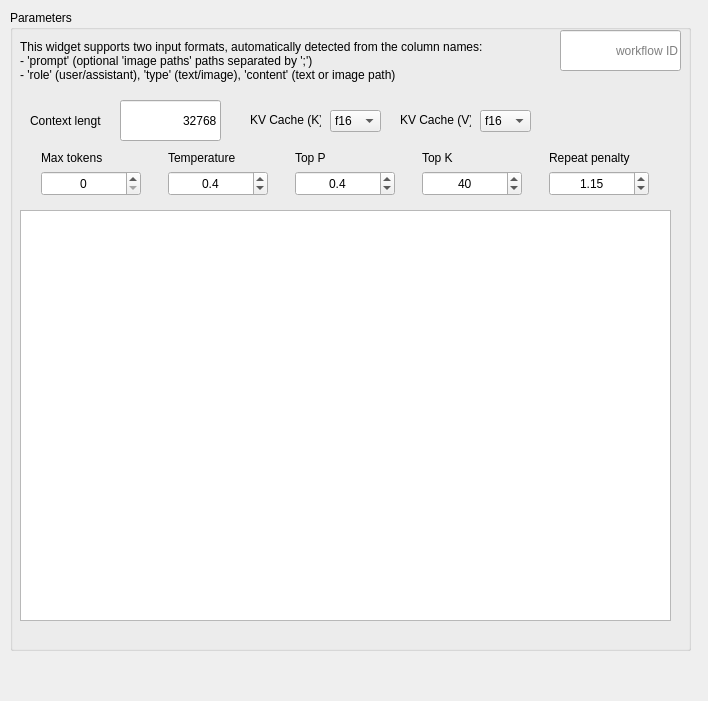
<?xml version="1.0" encoding="UTF-8"?>
<ui version="4.0">
 <class>Form</class>
 <widget class="QWidget" name="Form">
  <property name="geometry">
   <rect>
    <x>0</x>
    <y>0</y>
    <width>708</width>
    <height>701</height>
   </rect>
  </property>
  <property name="windowTitle">
   <string>Form</string>
  </property>
  <widget class="QGroupBox" name="groupBox">
   <property name="geometry">
    <rect>
     <x>10</x>
     <y>10</y>
     <width>681</width>
     <height>641</height>
    </rect>
   </property>
   <property name="title">
    <string>Parameters</string>
   </property>
   <widget class="QLabel" name="Description">
    <property name="geometry">
     <rect>
      <x>10</x>
      <y>20</y>
      <width>501</width>
      <height>61</height>
     </rect>
    </property>
    <property name="text">
     <string>This widget supports two input formats, automatically detected from the column names:
- 'prompt' (optional 'image paths' paths separated by ';')
- 'role' (user/assistant), 'type' (text/image), 'content' (text or image path)</string>
    </property>
    <property name="textFormat">
     <enum>Qt::AutoText</enum>
    </property>
    <property name="scaledContents">
     <bool>true</bool>
    </property>
    <property name="alignment">
     <set>Qt::AlignLeading|Qt::AlignLeft|Qt::AlignVCenter</set>
    </property>
    <property name="wordWrap">
     <bool>true</bool>
    </property>
   </widget>
   <widget class="QLabel" name="label">
    <property name="geometry">
     <rect>
      <x>20</x>
      <y>100</y>
      <width>71</width>
      <height>21</height>
     </rect>
    </property>
    <property name="text">
     <string>Context length</string>
    </property>
   </widget>
   <widget class="QLineEdit" name="lineEdit">
    <property name="geometry">
     <rect>
      <x>110</x>
      <y>90</y>
      <width>101</width>
      <height>41</height>
     </rect>
    </property>
    <property name="text">
     <string>32768</string>
    </property>
    <property name="alignment">
     <set>Qt::AlignRight|Qt::AlignTrailing|Qt::AlignVCenter</set>
    </property>
   </widget>
   <widget class="QWidget" name="gridLayoutWidget">
    <property name="geometry">
     <rect>
      <x>10</x>
      <y>140</y>
      <width>651</width>
      <height>46</height>
     </rect>
    </property>
    <layout class="QGridLayout" name="gridLayout">
     <item row="1" column="1">
      <widget class="QDoubleSpinBox" name="boxTemperature">
       <property name="minimumSize">
        <size>
         <width>0</width>
         <height>25</height>
        </size>
       </property>
       <property name="maximumSize">
        <size>
         <width>100</width>
         <height>16777215</height>
        </size>
       </property>
       <property name="alignment">
        <set>Qt::AlignCenter</set>
       </property>
       <property name="decimals">
        <number>1</number>
       </property>
       <property name="maximum">
        <double>1.000000000000000</double>
       </property>
       <property name="singleStep">
        <double>0.100000000000000</double>
       </property>
       <property name="value">
        <double>0.400000000000000</double>
       </property>
      </widget>
     </item>
     <item row="0" column="2">
      <widget class="QLabel" name="label_4">
       <property name="text">
        <string>Top P</string>
       </property>
       <property name="alignment">
        <set>Qt::AlignLeading|Qt::AlignLeft|Qt::AlignVCenter</set>
       </property>
      </widget>
     </item>
     <item row="1" column="2">
      <widget class="QDoubleSpinBox" name="boxTopP">
       <property name="minimumSize">
        <size>
         <width>0</width>
         <height>25</height>
        </size>
       </property>
       <property name="maximumSize">
        <size>
         <width>100</width>
         <height>16777215</height>
        </size>
       </property>
       <property name="alignment">
        <set>Qt::AlignCenter</set>
       </property>
       <property name="decimals">
        <number>1</number>
       </property>
       <property name="maximum">
        <double>1.000000000000000</double>
       </property>
       <property name="singleStep">
        <double>0.100000000000000</double>
       </property>
       <property name="value">
        <double>0.400000000000000</double>
       </property>
      </widget>
     </item>
     <item row="1" column="3">
      <widget class="QSpinBox" name="boxTopK">
       <property name="minimumSize">
        <size>
         <width>0</width>
         <height>25</height>
        </size>
       </property>
       <property name="maximumSize">
        <size>
         <width>100</width>
         <height>16777215</height>
        </size>
       </property>
       <property name="alignment">
        <set>Qt::AlignCenter</set>
       </property>
       <property name="maximum">
        <number>100</number>
       </property>
       <property name="value">
        <number>40</number>
       </property>
      </widget>
     </item>
     <item row="1" column="4">
      <widget class="QDoubleSpinBox" name="boxRepeatPenalty">
       <property name="minimumSize">
        <size>
         <width>0</width>
         <height>25</height>
        </size>
       </property>
       <property name="maximumSize">
        <size>
         <width>100</width>
         <height>16777215</height>
        </size>
       </property>
       <property name="alignment">
        <set>Qt::AlignCenter</set>
       </property>
       <property name="decimals">
        <number>2</number>
       </property>
       <property name="maximum">
        <double>2.000000000000000</double>
       </property>
       <property name="singleStep">
        <double>0.010000000000000</double>
       </property>
       <property name="value">
        <double>1.150000000000000</double>
       </property>
      </widget>
     </item>
     <item row="0" column="3">
      <widget class="QLabel" name="label_2">
       <property name="text">
        <string>Top K</string>
       </property>
       <property name="alignment">
        <set>Qt::AlignLeading|Qt::AlignLeft|Qt::AlignVCenter</set>
       </property>
      </widget>
     </item>
     <item row="0" column="0">
      <widget class="QLabel" name="label_6">
       <property name="toolTip">
        <string>Set to 0 to disable the maximum token limit. Generation will only be limited by the context length.</string>
       </property>
       <property name="text">
        <string>Max tokens</string>
       </property>
       <property name="alignment">
        <set>Qt::AlignLeading|Qt::AlignLeft|Qt::AlignVCenter</set>
       </property>
      </widget>
     </item>
     <item row="1" column="0">
      <widget class="QSpinBox" name="boxMaxTokens">
       <property name="minimumSize">
        <size>
         <width>0</width>
         <height>25</height>
        </size>
       </property>
       <property name="maximumSize">
        <size>
         <width>100</width>
         <height>16777215</height>
        </size>
       </property>
       <property name="toolTip">
        <string>Set to 0 to disable the maximum token limit. Generation will only be limited by the context length.</string>
       </property>
       <property name="alignment">
        <set>Qt::AlignCenter</set>
       </property>
       <property name="maximum">
        <number>999999999</number>
       </property>
       <property name="value">
        <number>0</number>
       </property>
      </widget>
     </item>
     <item row="0" column="4">
      <widget class="QLabel" name="label_5">
       <property name="text">
        <string>Repeat penalty</string>
       </property>
       <property name="alignment">
        <set>Qt::AlignLeading|Qt::AlignLeft|Qt::AlignVCenter</set>
       </property>
      </widget>
     </item>
     <item row="0" column="1">
      <widget class="QLabel" name="label_3">
       <property name="text">
        <string>Temperature</string>
       </property>
       <property name="alignment">
        <set>Qt::AlignLeading|Qt::AlignLeft|Qt::AlignVCenter</set>
       </property>
      </widget>
     </item>
    </layout>
   </widget>
   <widget class="QTextBrowser" name="textBrowser">
    <property name="geometry">
     <rect>
      <x>10</x>
      <y>200</y>
      <width>651</width>
      <height>411</height>
     </rect>
    </property>
   </widget>
   <widget class="QLineEdit" name="lineEdit_2">
    <property name="geometry">
     <rect>
      <x>550</x>
      <y>20</y>
      <width>121</width>
      <height>41</height>
     </rect>
    </property>
    <property name="text">
     <string/>
    </property>
    <property name="alignment">
     <set>Qt::AlignRight|Qt::AlignTrailing|Qt::AlignVCenter</set>
    </property>
    <property name="placeholderText">
     <string>workflow ID</string>
    </property>
   </widget>
   <widget class="QComboBox" name="comboKCache">
    <property name="geometry">
     <rect>
      <x>320</x>
      <y>100</y>
      <width>51</width>
      <height>22</height>
     </rect>
    </property>
    <property name="currentText">
     <string>f16</string>
    </property>
    <property name="currentIndex">
     <number>1</number>
    </property>
    <item>
     <property name="text">
      <string>f32</string>
     </property>
    </item>
    <item>
     <property name="text">
      <string>f16</string>
     </property>
    </item>
    <item>
     <property name="text">
      <string>q4_0</string>
     </property>
    </item>
   </widget>
   <widget class="QLabel" name="label_7">
    <property name="geometry">
     <rect>
      <x>240</x>
      <y>100</y>
      <width>71</width>
      <height>20</height>
     </rect>
    </property>
    <property name="text">
     <string>KV Cache (K)</string>
    </property>
   </widget>
   <widget class="QLabel" name="label_8">
    <property name="geometry">
     <rect>
      <x>390</x>
      <y>100</y>
      <width>71</width>
      <height>20</height>
     </rect>
    </property>
    <property name="text">
     <string>KV Cache (V)</string>
    </property>
   </widget>
   <widget class="QComboBox" name="comboVCache">
    <property name="geometry">
     <rect>
      <x>470</x>
      <y>100</y>
      <width>51</width>
      <height>22</height>
     </rect>
    </property>
    <property name="currentText">
     <string>f16</string>
    </property>
    <property name="currentIndex">
     <number>1</number>
    </property>
    <item>
     <property name="text">
      <string>f32</string>
     </property>
    </item>
    <item>
     <property name="text">
      <string>f16</string>
     </property>
    </item>
    <item>
     <property name="text">
      <string>q4_0</string>
     </property>
    </item>
   </widget>
  </widget>
 </widget>
 <resources/>
 <connections/>
</ui>
